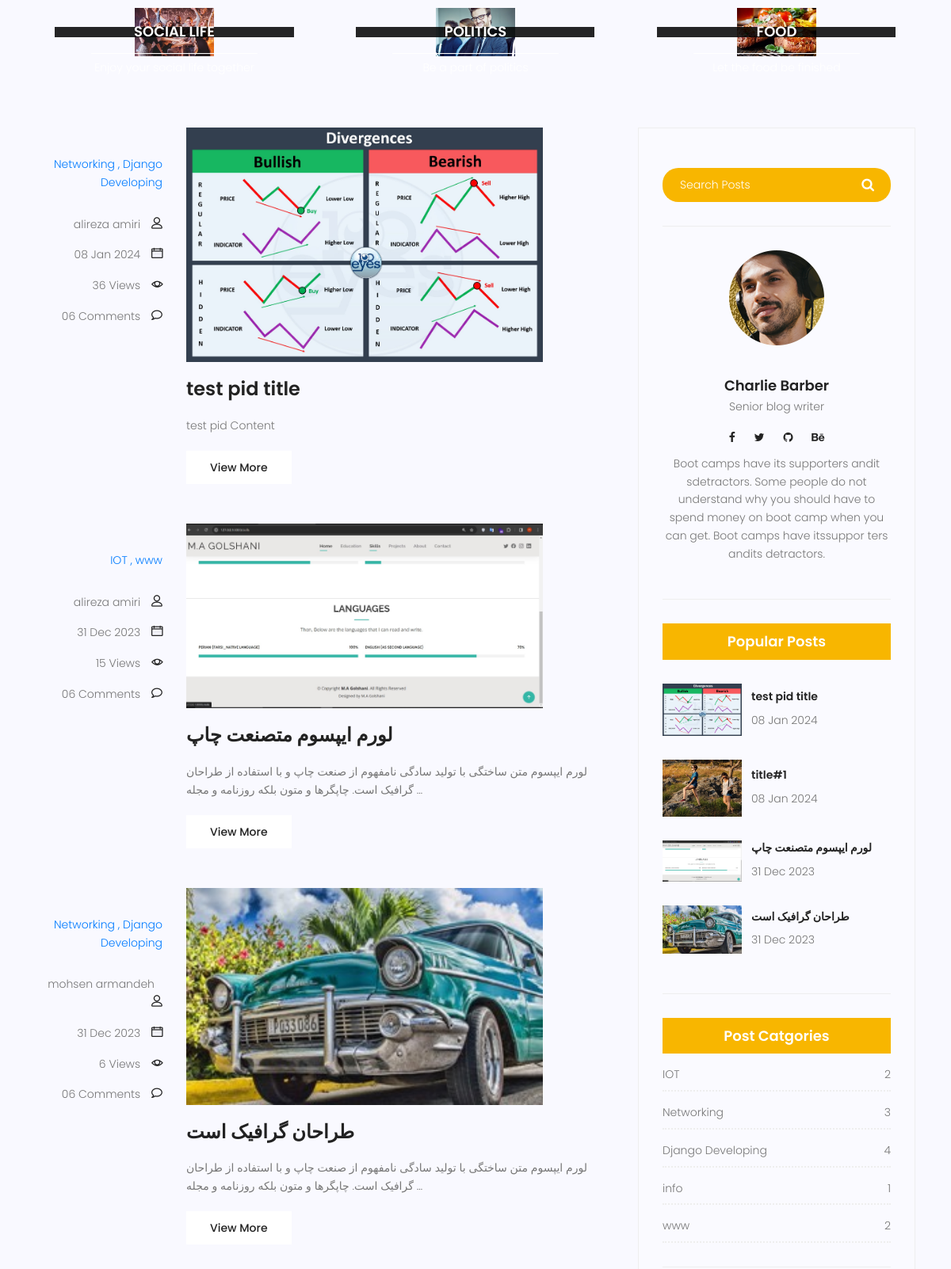
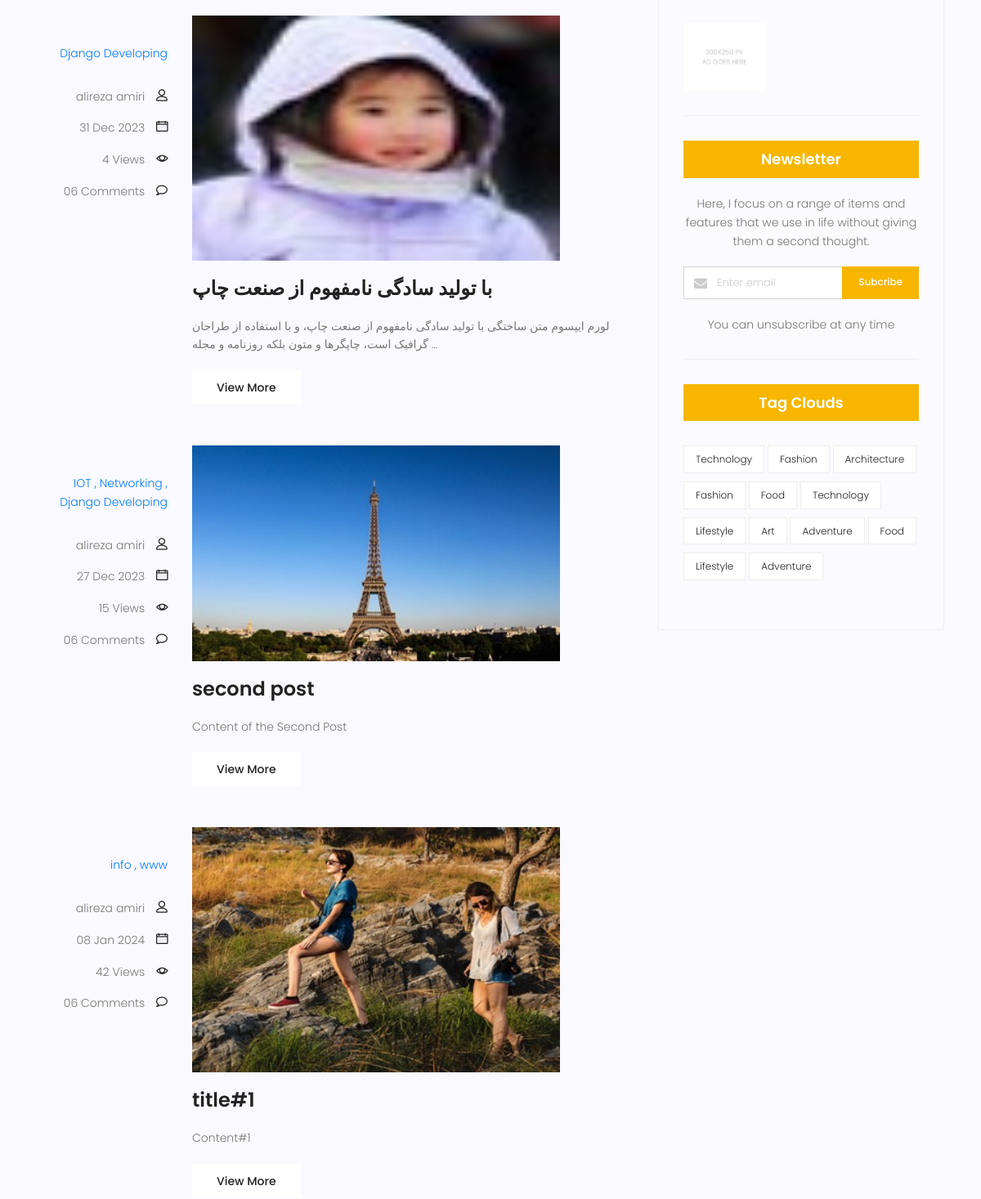
Before: /blog/search/ (middle part) with the older database file (2 pictures, top to bottom).
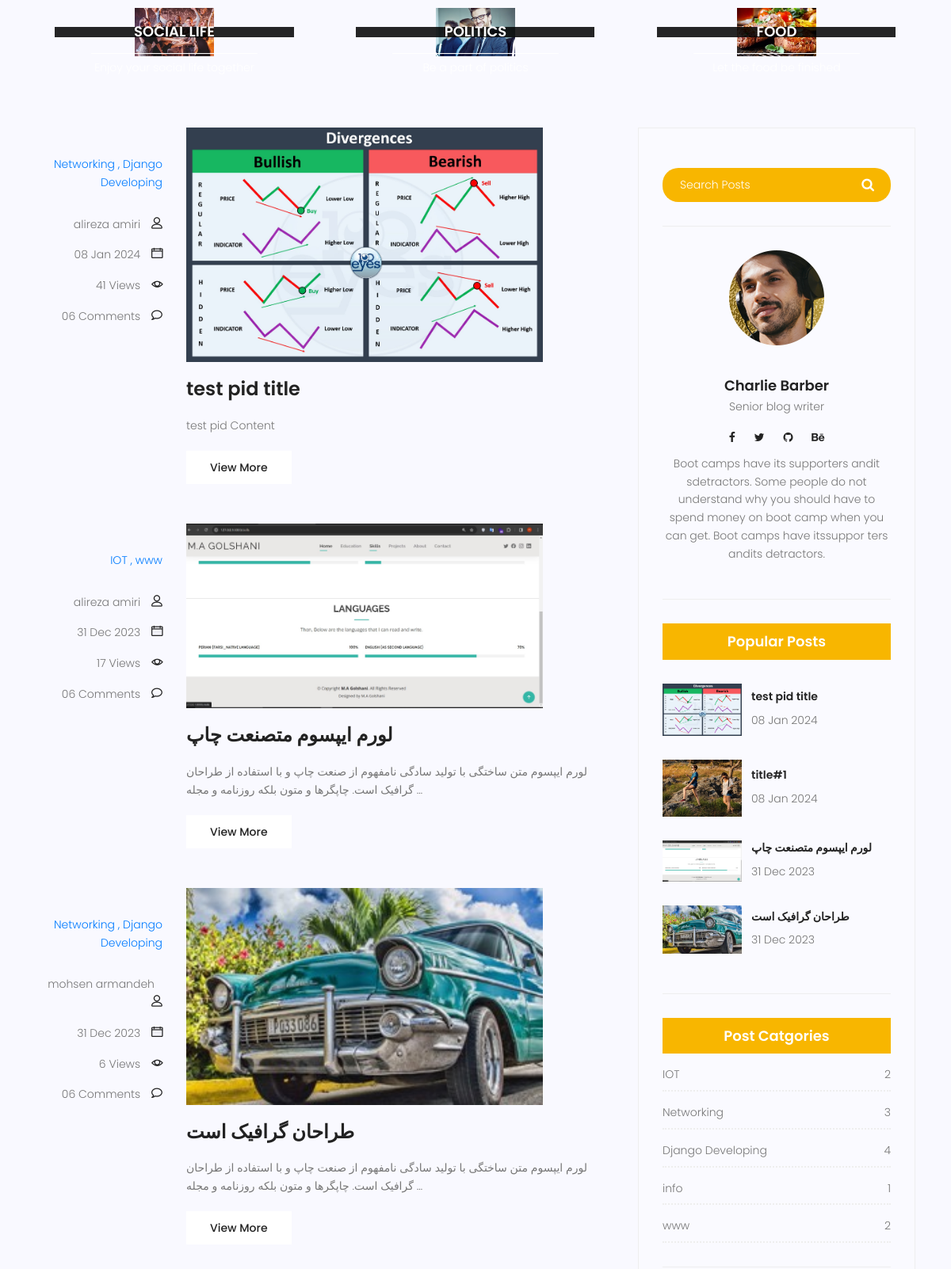
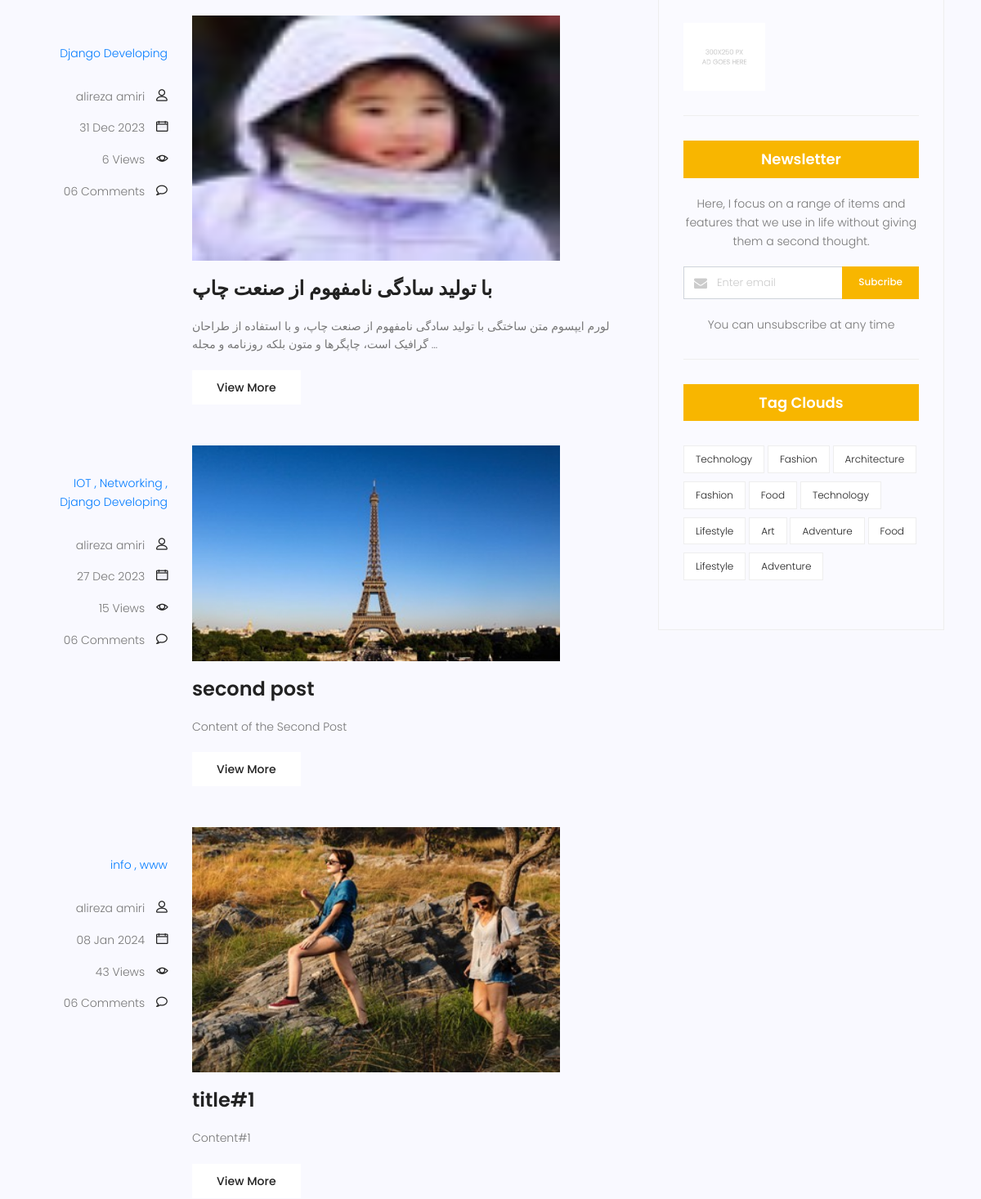
After: the same page with the newer database file (2 pictures, top to bottom).
### blog/models.py (models this page shows, shortened)
class Category(models.Model):
    name = models.CharField(max_length=255)

class Post(models.Model):
    image = models.ImageField(default='blog/defaults.jpg')
    author = models.ForeignKey(User, null=True, on_delete=models.SET_NULL)
    title = models.CharField(max_length=255)
    content = models.TextField()
    category = models.ManyToManyField(Category)
    counted_views = models.IntegerField(default=0)
    status = models.BooleanField(default=False)
    published_date = models.DateTimeField(null=True)
    created_date = models.DateTimeField(auto_now_add=True)
    updated_date = models.DateTimeField(auto_now=True)
    class Meta:
        ordering = ["-created_date"]

### blog/views.py (the view)
# urls.py: path('search/', blog_search, name='search'),
def blog_search(request):
    posts = Post.objects.filter(status=1)
    if request.method == 'GET':
        if s := request.GET.get('s'):
            print()
            posts = posts.filter(content__contains=s)
    context = {'posts': posts}
    return render(request, 'blog/blog-home.html', context)

### blog/templatetags/blog_tag.py (called while the page is built)
@register.inclusion_tag('blog/blog-lastposts.html')
def latest_post(num=4):
    posts = Post.objects.filter(status=1).order_by('-published_date')[:num]
    return {'posts': posts}

@register.inclusion_tag('blog/post-categories.html')
def blog_post_categories():
    posts = Post.objects.filter(status=1)
    categories = Category.objects.all()
    cat_dict = {}
    for cat_name in categories:
        cat_dict[cat_name.name] = posts.filter(category=cat_name).count()
    return {'categories':cat_dict}

### templates/blog/blog-home.html (shortened to what this page needs)
{% extends "base.html" %}
{% load static %}
{% block content %}
    {% load blog_tag %}
    <section class="top-category-widget-area pt-90 pb-90 ">
        <div class="container">
            <div class="row">
                <div class="col-lg-4">
                    <div class="single-cat-widget">
                        <div class="content relative">
                            <div class="overlay overlay-bg"></div>
                            <a href="#" target="_blank">
                                <div class="thumb">
                                    <img class="content-image img-fluid d-block mx-auto"
                                         src="{% static 'img/blog/cat-widget1.jpg' %}" alt="">
                                </div>
                                <div class="content-details">
                                    <h4 class="content-title mx-auto text-uppercase">Social life</h4>
                                    <p>Enjoy your social life together</p>
                                </div>
                            </a>
                        </div>
                    </div>
                </div>
                <div class="col-lg-4">
                    <div class="single-cat-widget">
                        <div class="content relative">
                            <div class="overlay overlay-bg"></div>
                            <a href="#" target="_blank">
                                <div class="thumb">
                                    <img class="content-image img-fluid d-block mx-auto"
                                         src="{% static 'img/blog/cat-widget2.jpg' %}" alt="">
                                </div>
                                <div class="content-details">
                                    <h4 class="content-title mx-auto text-uppercase">Politics</h4>
                                    <p>Be a part of politics</p>
                                </div>
                            </a>
                        </div>
                    </div>
                </div>
                <div class="col-lg-4">
                    <div class="single-cat-widget">
                        <div class="content relative">
                            <div class="overlay overlay-bg"></div>
                            <a href="#" target="_blank">
                                <div class="thumb">
                                    <img class="content-image img-fluid d-block mx-auto"
                                         src="{% static 'img/blog/cat-widget3.jpg' %}" alt="">
                                </div>
                                <div class="content-details">
                                    <h4 class="content-title mx-auto text-uppercase">Food</h4>
                                    <p>Let the food be finished</p>
                                </div>
                            </a>
                        </div>
                    </div>
                </div>
            </div>
        </div>
    </section>
    <section class="post-content-area">
        <div class="container">
            <div class="row">
                <div class="col-lg-8 posts-list">
                    {% for post in posts %}
                        <div class="single-post row">
                            <div class="col-lg-3  col-md-3 meta-details">
                                <ul class="tags">
                                    {% for cat in post.category.all %}
                                        <a href="{% url 'blog:category' cat_name=cat.name %}">
                                            {{ cat.name }}
                                            {% if not forloop.last %}
                                                ,
                                            {% endif %}
                                        </a>
                                    {% endfor %}
                                </ul>
                                <div class="user-details row">
                                    <p class="user-name col-lg-12 col-md-12 col-6"><a
                                            href="{% url 'blog:author' author_username=post.author.username %}">{{ post.author.get_full_name }}</a>
                                        <span
                                                class="lnr lnr-user"></span></p>
                                    <p class="date col-lg-12 col-md-12 col-6"><a
                                            href="#">{{ post.published_date | date:"d M Y" }}</a>
                                        <span class="lnr lnr-calendar-full"></span></p>
                                    <p class="view col-lg-12 col-md-12 col-6"><a href="#">{{ post.counted_views }}
                                        Views</a> <span class="lnr lnr-eye"></span></p>
                                    <p class="comments col-lg-12 col-md-12 col-6"><a href="#">06 Comments</a> <span
                                            class="lnr lnr-bubble"></span></p>
                                </div>
                            </div>
                            <div class="col-lg-9 col-md-9 ">
                                <div class="feature-img">
                                    <img class="img-fluid" src=" {{ post.image.url }}" alt="">
                                </div>
                                <a class="posts-title" href="{% url 'blog:single' pid=post.id %}">
                                    <h3>{{ post.title }}</h3></a>
                                <p class="excert">
                                    {{ post.content| truncatewords:25 }}
                                </p>
                                <a href="{% url 'blog:single' pid=post.pk %}" class="primary-btn">View More</a>
                            </div>
                        </div>
                    {% endfor %}
                </div>
                <div class="col-lg-4 sidebar-widgets">
                    <div class="widget-wrap">
                        {% include 'blog/blog-search.html' %}
                        {% include "blog/blog-writer.html" %}
                        {% latest_post %}
                        {% blog_post_categories %}
                        <div class="single-sidebar-widget ads-widget">
                            <a href="#"><img class="img-fluid" src="{% static 'img/blog/ads-banner.jpg' %}" alt=""></a>
                        </div>
                        <div class="single-sidebar-widget newsletter-widget">
                            <h4 class="newsletter-title">Newsletter</h4>
                            <p>
                                Here, I focus on a range of items and features that we use in life without
                                giving them a second thought.
                            </p>
                            <div class="form-group d-flex flex-row">
                                <div class="col-autos">
                                    <div class="input-group">
                                        <div class="input-group-prepend">
                                            <div class="input-group-text"><i class="fa fa-envelope"
                                                                             aria-hidden="true"></i>
                                            </div>
                                        </div>
                                        <input type="text" class="form-control" id="inlineFormInputGroup"
                                               placeholder="Enter email" onfocus="this.placeholder = ''"
                                               onblur="this.placeholder = 'Enter email'">
                                    </div>
                                </div>
                                <a href="#" class="bbtns">Subcribe</a>
                            </div>
                            <p class="text-bottom">
                                You can unsubscribe at any time
                            </p>
                        </div>
                        <div class="single-sidebar-widget tag-cloud-widget">
                            <h4 class="tagcloud-title">Tag Clouds</h4>
                            <ul>
                                <li><a href="#">Technology</a></li>
                                <li><a href="#">Fashion</a></li>
                                <li><a href="#">Architecture</a></li>
                                <li><a href="#">Fashion</a></li>
                                <li><a href="#">Food</a></li>
                                <li><a href="#">Technology</a></li>
                                <li><a href="#">Lifestyle</a></li>
                                <li><a href="#">Art</a></li>
                                <li><a href="#">Adventure</a></li>
                                <li><a href="#">Food</a></li>
                                <li><a href="#">Lifestyle</a></li>
                                <li><a href="#">Adventure</a></li>
                            </ul>
                        </div>
                    </div>
                </div>
            </div>
        </div>
    </section>
    "{% endblock content %}

### templates/base.html (shortened to what this page needs)
{% load static %}
<!DOCTYPE html>
<html lang="zxx" class="no-js">
<head>
    <link rel="stylesheet" href="{% static 'css/linearicons.css' %}">
    <link rel="stylesheet" href="{% static 'css/font-awesome.min.css' %}">
    <link rel="stylesheet" href="{% static 'css/bootstrap.css' %}">
    <link rel="stylesheet" href="{% static 'css/magnific-popup.css' %}">
    <link rel="stylesheet" href="{% static 'css/jquery-ui.css' %}">
    <link rel="stylesheet" href="{% static 'css/nice-select.css' %}">
    <link rel="stylesheet" href="{% static 'css/animate.min.css' %}">
    <link rel="stylesheet" href="{% static 'css/owl.carousel.css' %}">
    <link rel="stylesheet" href="{% static 'css/main.css' %}">
</head>
<body>
{% block content %}
{% endblock content %}
</body>
</html>

### templates/blog/blog-search.html
{% load static %}
<div class="single-sidebar-widget search-widget">
    <form class="search-form" action="{% url 'blog:search' %}" method="get">
        <input placeholder="Search Posts" name="s" type="text"
               onfocus="this.placeholder = ''" onblur="this.placeholder = 'Search Posts'">
        <button type="submit"><i class="fa fa-search"></i></button>
    </form>
</div>

### templates/blog/blog-writer.html
{% load static %}
<div class="single-sidebar-widget user-info-widget">
                            <img src="{% static 'img/blog/user-info.png' %}" alt="">
                            <a href="#"><h4>Charlie Barber</h4></a>
                            <p>
                                Senior blog writer
                            </p>
                            <ul class="social-links">
                                <li><a href="#"><i class="fa fa-facebook"></i></a></li>
                                <li><a href="#"><i class="fa fa-twitter"></i></a></li>
                                <li><a href="#"><i class="fa fa-github"></i></a></li>
                                <li><a href="#"><i class="fa fa-behance"></i></a></li>
                            </ul>
                            <p>
                                Boot camps have its supporters andit sdetractors. Some people do not understand why you
                                should have to spend money on boot camp when you can get. Boot camps have itssuppor ters
                                andits detractors.
                            </p>
                        </div>

### templates/blog/blog-lastposts.html
{% load static %}
<div class="single-sidebar-widget popular-post-widget">
        <h4 class="popular-title">Popular Posts</h4>
    {% for post in posts %}
        <div class="popular-post-list">
            <div class="single-post-list d-flex flex-row align-items-center">
                <div class="thumb">
                    <img class="img-fluid " src="{{ post.image.url }}" alt="">
                </div>
                <div class="details">
                    <a href="{% url 'blog:single' pid=post.id %}"><h6>{{ post.title|truncatewords:5}}</h6></a>
                    <p>{{ post.published_date|date:'d M Y' }}</p>
                </div>
            </div>
        </div>
    {% endfor %}
</div>

### templates/blog/post-categories.html
{% load static %}
<div class="single-sidebar-widget post-category-widget">
    <h4 class="category-title">Post Catgories</h4>
    <ul class="cat-list">
        {% for name,items in categories.items %}
        <li>
            <a href="{% url 'blog:category' cat_name=name %}" class="d-flex justify-content-between">
                <p>{{ name }}</p>
                <p>{{ items }}</p>
            </a>
        </li>
    {% endfor %}
    </ul>
</div>

Changed rows visible on the page:
changed Post "test pid title": counted_views "36" → "41"
changed Post "لورم ایپسوم متصنعت چاپ": counted_views "15" → "17"
changed Post "با تولید سادگی نامفهوم از صنعت چاپ": counted_views "4" → "6"
changed Post "title#1": counted_views "42" → "43"
